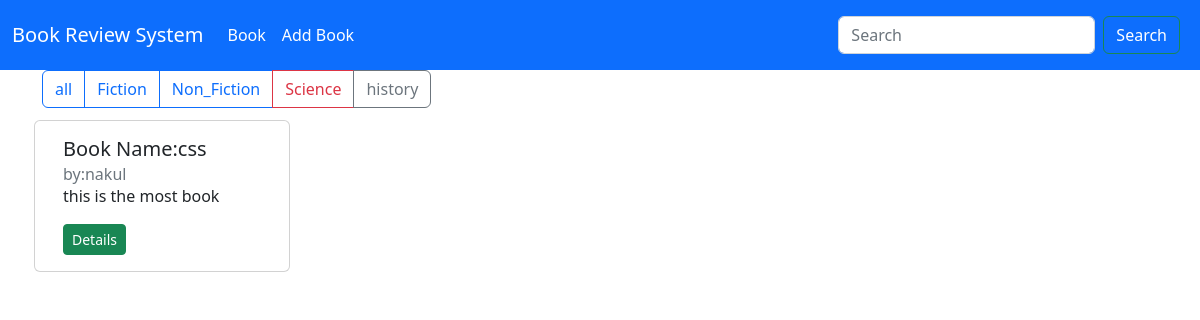
Screenshot of /book_list/?genre=science with the database file from the repository.
### book/models.py (models this page shows, shortened)
class Book(models.Model):
    GENRE_CHOICES=[
        ('fiction','Fiction'),
        ('non_fiction','Non_Fiction'),
        ('science','Science'),
        ('history','History'),
        ('other','Other')
    ]
    title = models.CharField(max_length = 150)
    author = models.CharField(max_length = 150)
    description = models.TextField()
    genre = models.CharField(max_length = 20,choices = GENRE_CHOICES)
    isbn = models.CharField('ISBN',max_length=13,unique=True)
    publication_date= models.DateField()
    average_rating = models.DecimalField(max_digits=3, decimal_places=2,
    validators=[MinValueValidator(0),MaxValueValidator(5)])
    created_at = models.DateTimeField(auto_now_add=True)
    updated_at = models.DateTimeField(auto_now=True)

### book/views.py (the view)
# urls.py: path('book_list/', views.book_list ,name="list"),
def book_list(request):
    genre = request.GET.get('genre')
    if genre:
        books = Book.objects.filter(genre=genre).order_by('-created_at')
    else:
        books = Book.objects.all().order_by("created_at")
    return render(request, 'book/book_list.html',{'books':books})

### book/templates/book/book_list.html (shortened to what this page needs)
{% extends 'book/base.html' %}
{% block maincontent %}
<div class="container">
  <div class="row">
    <div class="col">
      <div class="btn-group mb-2">
        <a href="{% url 'list' %}" class="btn btn-outline-primary" {% if not request.GET.genre %}active{% endif %}>all</a>
        <a href="?genre=fiction" class="btn btn-outline-primary"{% if request.GET.genre == 'fiction' %}active{% endif %}>Fiction</a>
        <a href="?genre=non_fiction" class="btn btn-outline-primary" {% if request.GET.genre == 'non_fiction' %}active{% endif %}>Non_Fiction</a>
        <a href="?genre=science" class="btn btn-outline-danger" {% if request.GET.genre == 'science' %}active{% endif %}>Science</a>
        <a href="?genre=history" class="btn btn-outline-secondary" {% if request.GET.genre == 'history' %}active{% endif %}>history</a>
      </div>
    <div class="row">
        {% for book in books %}
        <div class="card m-1" style="width:16rem;" height="250px">
            <div class="card-body">
              <h5 class="card-title ">Book Name:{{book.title}}</h5>
              <h6 class="card-subtitle text-muted ">by:{{book.author}} </h6>
              <p>{{book.description|truncatewords:30}}</p>
            <a href="{% url 'detail' book.id %}" class="btn btn-success btn-sm">Details</a>
            </div>
        </div>
        {% endfor %}
      </div>
    </div>
</div>
{% endblock maincontent %}

### rows the page displays
Book: title "css", author "nakul", description "this is the most book"
